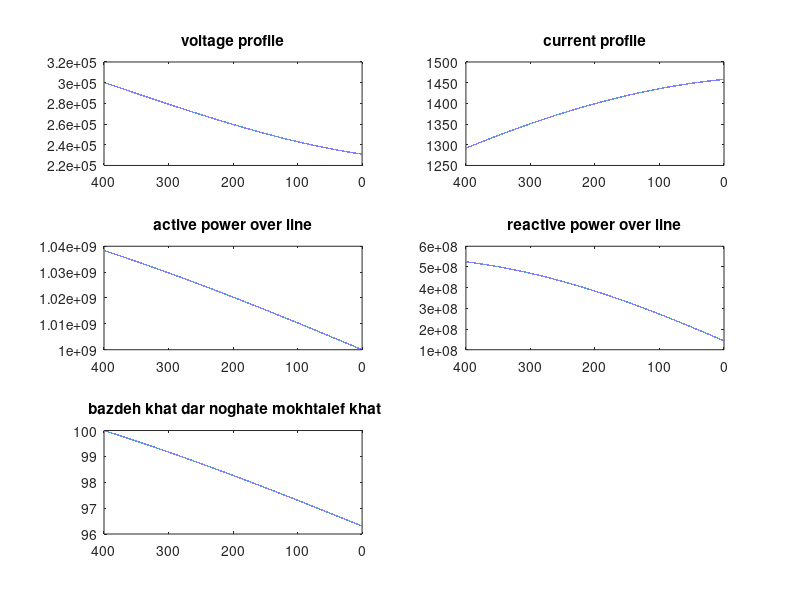

Source code (MATLAB):

%-------------------part D
% ************************ part D with   active power : 1000 maga watt

%------ codes for part A
z=0.0165+0.3306*1i; %z in kilometer
y=(4.674*(10^-6))*1i; %y in kilometer
Zc=sqrt(z/y);%  in ohm
gama=sqrt(z*y);% in  one over kilometer unit
VLL_rated=400*10^3;
VLoad_ln=VLL_rated/sqrt(3); % load volatage in line to nutral
L=400;% inkilometer
PL=1000*10^6;% active power : 1000 maga watt
cosphi=0.99;
angle_of_cosphi=-acosd(cosphi); %lag power factor  (determined in it's sign)
gamma_L=gama*L;% gamma & length production in pu
vr=VLoad_ln;% load voltage line to nutral
ir_mag=(PL/(abs(cosphi)*VLoad_ln*3));% load current
ir=(ir_mag * cos(angle_of_cosphi*(pi/180)) + ir_mag * sin(angle_of_cosphi*(pi/180))*1i); % load current in Cartesian



X=0:0.01:L;% variable lengh in the lenght is zero in vicinity of  the load
gama_X =gama*X;

%---------------------------- calculation of ABCD parameter

A=cosh(gama_X);
B=Zc*sinh(gama_X);
C=(1/Zc)*sinh(gama_X);
D=A;

%---------------------------- calculation of current and voltage over entire line
%Vs=voltage over entire line
%Is=current over entire line

vs=A*vr + B*ir;% sending line_to_nutral voltage at sending end
is=C*vr + D*ir;

vs_mag=abs(vs);
is_mag=abs(is);


is_angle=zeros(1,length(X));
vs_angle=zeros(1,length(X));
for i=1:length(X)          % assiging in the loop, for the sake of inner matrix dimensions must agree.
is_angle(i)=atand(imag(is(i))/real(is(i)));% construction of is angle matrix
vs_angle(i)=atand(imag(vs(i))/real(vs(i)));% construction of Vs angle matrix
end

%----------------------------- calculation of active and reactive power over the line

angle_VS_IS =vs_angle-is_angle;
cosine_Vs_Is_angle=cosd(angle_VS_IS);
sine_Vs_Is_angle=sind(angle_VS_IS);


P=zeros(1,length(X));% construction of P matrix
Q=zeros(1,length(X));% construction of Q matrix
for i=1:length(X)           % assiging in the loop, for the sake of inner matrix dimensions must agree.
P(i)=3*vs_mag(i)*is_mag(i)*cosine_Vs_Is_angle(i);
Q(i)=3*vs_mag(i)*is_mag(i)*sine_Vs_Is_angle(i);
end


%------------------ bazdeh khat
PS=P(length(X)); %sening end power
randeman=(P/PS)*100; % each power over power in teh seding end (it plased on lenghth(X) argument)

figure('Name','partD - computer assignment - 1000 MW active power','NumberTitle','off')

subplot(3,2,1);plot(X,vs_mag);set(gca,'XDir','rev');% just reverse x axis in standard form    
title('voltage profile')

subplot(3,2,2);plot(X,is_mag);set(gca,'XDir','rev')% just reverse x axis in standard form 
title('current profile')

subplot(3,2,3);plot(X,P);set(gca,'XDir','rev');% just reverse x axis in standard form    
title('active power over line')

subplot(3,2,4);plot(X,Q);set(gca,'XDir','rev')% just reverse x axis in standard form 
title('reactive power over line')


subplot(3,2,5);plot(X,randeman);set(gca,'XDir','rev')% just reverse x axis in standard form 
title(' bazdeh khat dar noghate mokhtalef khat')




